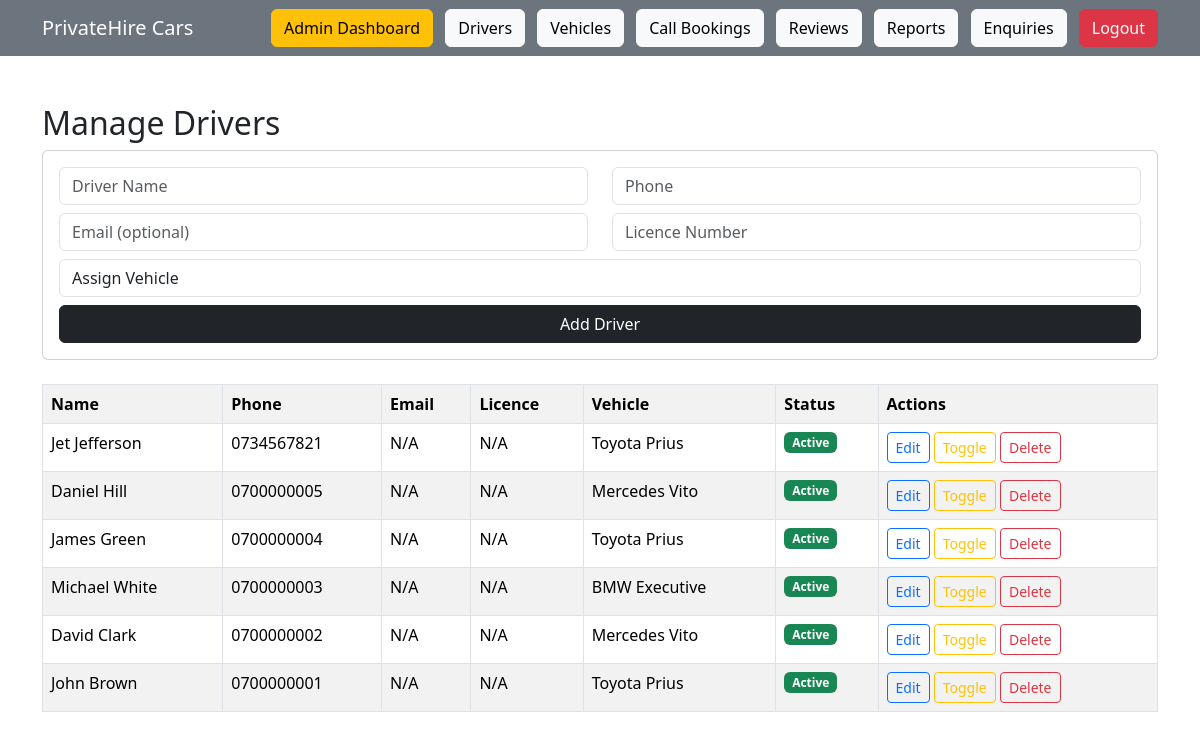
/admin/drivers.php (signed in), run on the app's committed database.
### tables this page shows
CREATE TABLE `drivers` (
  `id` int(11) NOT NULL,
  `name` varchar(100) DEFAULT NULL,
  `phone` varchar(20) DEFAULT NULL,
  `vehicle_id` int(11) DEFAULT NULL
);

CREATE TABLE `vehicles` (
  `id` int(11) NOT NULL,
  `name` varchar(50) DEFAULT NULL,
  `seats` int(11) DEFAULT NULL,
  `price` decimal(10,2) DEFAULT NULL,
  `price_per_km` decimal(10,2) DEFAULT NULL,
  `registration_number` varchar(50) DEFAULT NULL,
  `colour` varchar(50) DEFAULT NULL,
  `make` varchar(50) DEFAULT NULL,
  `model` varchar(50) DEFAULT NULL
);

### admin/drivers.php (the view, shortened to what this page needs)
<?php
include "../config/db.php";
include "../navbar.php";
$editDriver = null;
$drivers = $conn->query("
    SELECT d.*, v.name AS vehicle_name
    FROM drivers d
    LEFT JOIN vehicles v ON d.vehicle_id=v.id
    ORDER BY d.id DESC
");
?>
<div class="container mt-5">
    <h2>Manage Drivers</h2>
    <form method="POST" class="mb-4 card card-body">
        <div class="row">
            <div class="col-md-6"><input class="form-control mb-2" name="name" placeholder="Driver Name" value="<?php echo htmlspecialchars($editDriver['name'] ?? ''); ?>" required></div>
            <div class="col-md-6"><input class="form-control mb-2" name="phone" placeholder="Phone" value="<?php echo htmlspecialchars($editDriver['phone'] ?? ''); ?>" required></div>
        </div>
        <div class="row">
            <div class="col-md-6"><input class="form-control mb-2" name="email" placeholder="Email (optional)" value="<?php echo htmlspecialchars($editDriver['email'] ?? ''); ?>"></div>
            <div class="col-md-6"><input class="form-control mb-2" name="licence_number" placeholder="Licence Number" value="<?php echo htmlspecialchars($editDriver['licence_number'] ?? ''); ?>" required></div>
        </div>
        <select class="form-control mb-2" name="vehicle" required>
            <option value="">Assign Vehicle</option>
        </select>
        <?php if ($editDriver) { ?>
            <button class="btn btn-primary" name="update_driver">Update Driver</button>
            <a class="btn btn-secondary" href="drivers.php">Cancel Edit</a>
        <?php } else { ?>
            <button class="btn btn-dark" name="add_driver">Add Driver</button>
        <?php } ?>
    </form>
    <table class="table table-bordered table-striped">
        <tr>
            <th>Name</th>
            <th>Phone</th>
            <th>Email</th>
            <th>Licence</th>
            <th>Vehicle</th>
            <th>Status</th>
            <th>Actions</th>
        </tr>
        <?php while ($row = $drivers->fetch_assoc()) { ?>
            <tr>
                <td><?php echo htmlspecialchars($row['name']); ?></td>
                <td><?php echo htmlspecialchars($row['phone']); ?></td>
                <td><?php echo htmlspecialchars($row['email'] ?? 'N/A'); ?></td>
                <td><?php echo htmlspecialchars($row['licence_number'] ?? 'N/A'); ?></td>
                <td><?php echo htmlspecialchars($row['vehicle_name'] ?? 'None'); ?></td>
                <td><?php echo (int)$row['active'] === 1 ? '<span class="badge bg-success">Active</span>' : '<span class="badge bg-secondary">Suspended</span>'; ?></td>
                <td>
                    <a class="btn btn-sm btn-outline-primary" href="drivers.php?edit=<?php echo (int)$row['id']; ?>">Edit</a>
                    <a class="btn btn-sm btn-outline-warning" href="drivers.php?toggle=<?php echo (int)$row['id']; ?>">Toggle</a>
                    <a class="btn btn-sm btn-outline-danger" onclick="return confirm('Delete this driver?');" href="drivers.php?delete=<?php echo (int)$row['id']; ?>">Delete</a>
                </td>
            </tr>
        <?php } ?>
    </table>
</div>

### data on the page
drivers: name "Jet Jefferson", phone "0734567821", email "N/A", licence_number "N/A", vehicle.name "Toyota Prius", active "Active"
drivers: name "Daniel Hill", phone "0700000005", email "N/A", licence_number "N/A", vehicle.name "Mercedes Vito", active "Active"
drivers: name "James Green", phone "0700000004", email "N/A", licence_number "N/A", vehicle.name "Toyota Prius", active "Active"
drivers: name "Michael White", phone "0700000003", email "N/A", licence_number "N/A", vehicle.name "BMW Executive", active "Active"
drivers: name "David Clark", phone "0700000002", email "N/A", licence_number "N/A", vehicle.name "Mercedes Vito", active "Active"
drivers: name "John Brown", phone "0700000001", email "N/A", licence_number "N/A", vehicle.name "Toyota Prius", active "Active"
